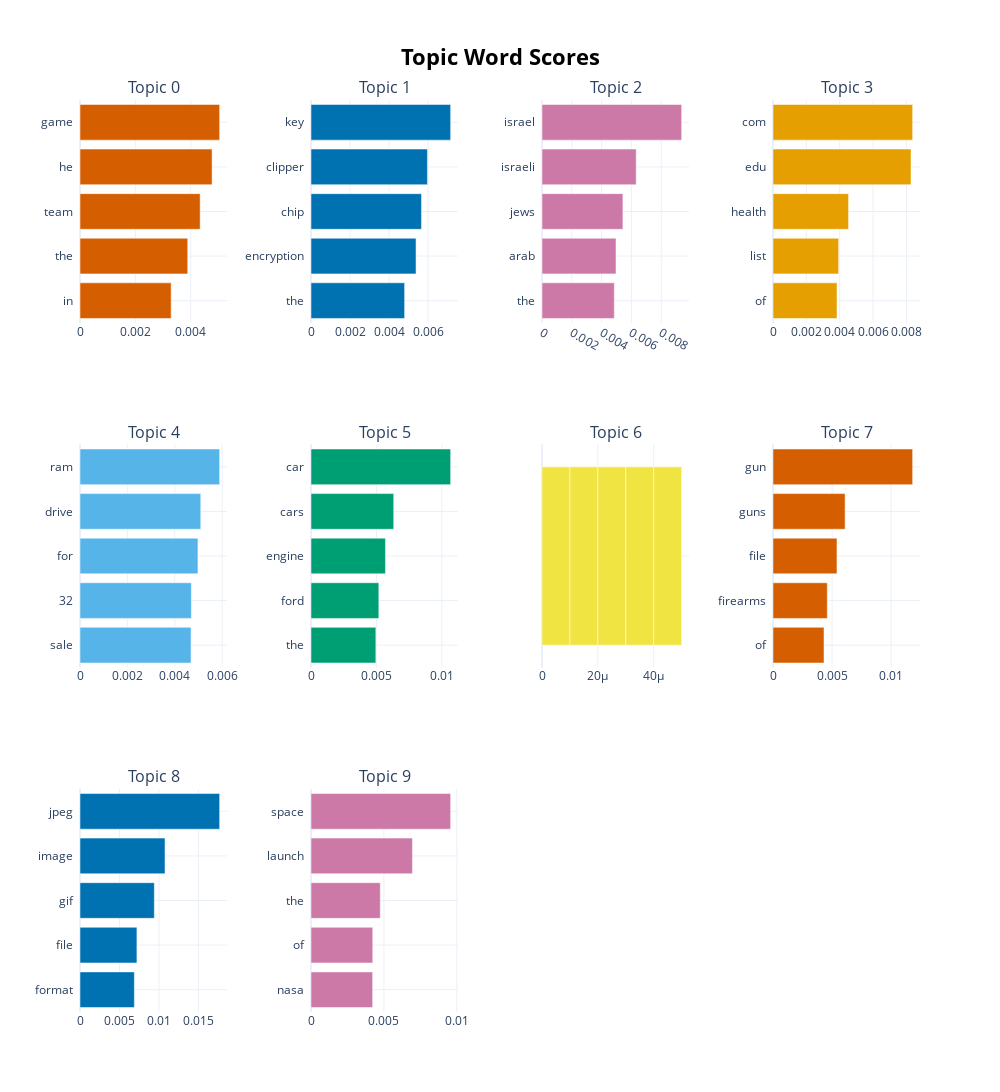

This figure's notebook cell:
### Code cell
model.visualize_barchart(top_n_topics=10, height=700)

### Figure 1 — Plotly figure (JSON) as saved in the notebook; plotly's stock layout.template omitted (floating-point values rounded to 4 significant figures)
{"data": [{"marker": {"color": "#D55E00"}, "orientation": "h", "type": "bar", "x": [0.003291, 0.00389, 0.004339, 0.00477, 0.005043], "xaxis": "x", "y": ["in  ", "the  ", "team  ", "he  ", "game  "], "yaxis": "y"}, {"marker": {"color": "#0072B2"}, "orientation": "h", "type": "bar", "x": [0.004798, 0.005384, 0.005662, 0.005967, 0.007157], "xaxis": "x2", "y": ["the  ", "encryption  ", "chip  ", "clipper  ", "key  "], "yaxis": "y2"}, {"marker": {"color": "#CC79A7"}, "orientation": "h", "type": "bar", "x": [0.004852, 0.004968, 0.005431, 0.006322, 0.009374], "xaxis": "x3", "y": ["the  ", "arab  ", "jews  ", "israeli  ", "israel  "], "yaxis": "y3"}, {"marker": {"color": "#E69F00"}, "orientation": "h", "type": "bar", "x": [0.003837, 0.003934, 0.004529, 0.008273, 0.008371], "xaxis": "x4", "y": ["of  ", "list  ", "health  ", "edu  ", "com  "], "yaxis": "y4"}, {"marker": {"color": "#56B4E9"}, "orientation": "h", "type": "bar", "x": [0.004686, 0.0047, 0.004978, 0.005096, 0.005894], "xaxis": "x5", "y": ["sale  ", "32  ", "for  ", "drive  ", "ram  "], "yaxis": "y5"}, {"marker": {"color": "#009E73"}, "orientation": "h", "type": "bar", "x": [0.004956, 0.005183, 0.00569, 0.006321, 0.01067], "xaxis": "x6", "y": ["the  ", "ford  ", "engine  ", "cars  ", "car  "], "yaxis": "y6"}, {"marker": {"color": "#F0E442"}, "orientation": "h", "type": "bar", "x": [1e-05, 1e-05, 1e-05, 1e-05, 1e-05], "xaxis": "x7", "y": ["  ", "  ", "  ", "  ", "  "], "yaxis": "y7"}, {"marker": {"color": "#D55E00"}, "orientation": "h", "type": "bar", "x": [0.004316, 0.004596, 0.005415, 0.006103, 0.01182], "xaxis": "x8", "y": ["of  ", "firearms  ", "file  ", "guns  ", "gun  "], "yaxis": "y8"}, {"marker": {"color": "#0072B2"}, "orientation": "h", "type": "bar", "x": [0.006887, 0.00721, 0.009417, 0.01077, 0.01769], "xaxis": "x9", "y": ["format  ", "file  ", "gif  ", "image  ", "jpeg  "], "yaxis": "y9"}, {"marker": {"color": "#CC79A7"}, "orientation": "h", "type": "bar", "x": [0.004227, 0.004236, 0.004751, 0.006957, 0.009576], "xaxis": "x10", "y": ["nasa  ", "of  ", "the  ", "launch  ", "space  "], "yaxis": "y10"}], "layout": {"annotations": [{"font": {"size": 16}, "showarrow": false, "text": "Topic 0", "x": 0.0875, "xanchor": "center", "xref": "paper", "y": 1, "yanchor": "bottom", "yref": "paper"}, {"font": {"size": 16}, "showarrow": false, "text": "Topic 1", "x": 0.3625, "xanchor": "center", "xref": "paper", "y": 1, "yanchor": "bottom", "yref": "paper"}, {"font": {"size": 16}, "showarrow": false, "text": "Topic 2", "x": 0.6375, "xanchor": "center", "xref": "paper", "y": 1, "yanchor": "bottom", "yref": "paper"}, {"font": {"size": 16}, "showarrow": false, "text": "Topic 3", "x": 0.9125, "xanchor": "center", "xref": "paper", "y": 1, "yanchor": "bottom", "yref": "paper"}, {"font": {"size": 16}, "showarrow": false, "text": "Topic 4", "x": 0.0875, "xanchor": "center", "xref": "paper", "y": 0.6222, "yanchor": "bottom", "yref": "paper"}, {"font": {"size": 16}, "showarrow": false, "text": "Topic 5", "x": 0.3625, "xanchor": "center", "xref": "paper", "y": 0.6222, "yanchor": "bottom", "yref": "paper"}, {"font": {"size": 16}, "showarrow": false, "text": "Topic 6", "x": 0.6375, "xanchor": "center", "xref": "paper", "y": 0.6222, "yanchor": "bottom", "yref": "paper"}, {"font": {"size": 16}, "showarrow": false, "text": "Topic 7", "x": 0.9125, "xanchor": "center", "xref": "paper", "y": 0.6222, "yanchor": "bottom", "yref": "paper"}, {"font": {"size": 16}, "showarrow": false, "text": "Topic 8", "x": 0.0875, "xanchor": "center", "xref": "paper", "y": 0.2444, "yanchor": "bottom", "yref": "paper"}, {"font": {"size": 16}, "showarrow": false, "text": "Topic 9", "x": 0.3625, "xanchor": "center", "xref": "paper", "y": 0.2444, "yanchor": "bottom", "yref": "paper"}], "height": 2100, "hoverlabel": {"bgcolor": "white", "font": {"family": "Rockwell", "size": 16}}, "showlegend": false, "title": {"font": {"color": "Black", "size": 22}, "text": "<b>Topic Word Scores", "x": 0.5, "xanchor": "center", "yanchor": "top"}, "width": 1000, "xaxis": {"anchor": "y", "domain": [0, 0.175], "showgrid": true}, "xaxis10": {"anchor": "y10", "domain": [0.275, 0.45], "showgrid": true}, "xaxis11": {"anchor": "y11", "domain": [0.55, 0.725], "showgrid": true}, "xaxis12": {"anchor": "y12", "domain": [0.825, 1], "showgrid": true}, "xaxis2": {"anchor": "y2", "domain": [0.275, 0.45], "showgrid": true}, "xaxis3": {"anchor": "y3", "domain": [0.55, 0.725], "showgrid": true}, "xaxis4": {"anchor": "y4", "domain": [0.825, 1], "showgrid": true}, "xaxis5": {"anchor": "y5", "domain": [0, 0.175], "showgrid": true}, "xaxis6": {"anchor": "y6", "domain": [0.275, 0.45], "showgrid": true}, "xaxis7": {"anchor": "y7", "domain": [0.55, 0.725], "showgrid": true}, "xaxis8": {"anchor": "y8", "domain": [0.825, 1], "showgrid": true}, "xaxis9": {"anchor": "y9", "domain": [0, 0.175], "showgrid": true}, "yaxis": {"anchor": "x", "domain": [0.7556, 1], "showgrid": true}, "yaxis10": {"anchor": "x10", "domain": [0, 0.2444], "showgrid": true}, "yaxis11": {"anchor": "x11", "domain": [0, 0.2444], "showgrid": true}, "yaxis12": {"anchor": "x12", "domain": [0, 0.2444], "showgrid": true}, "yaxis2": {"anchor": "x2", "domain": [0.7556, 1], "showgrid": true}, "yaxis3": {"anchor": "x3", "domain": [0.7556, 1], "showgrid": true}, "yaxis4": {"anchor": "x4", "domain": [0.7556, 1], "showgrid": true}, "yaxis5": {"anchor": "x5", "domain": [0.3778, 0.6222], "showgrid": true}, "yaxis6": {"anchor": "x6", "domain": [0.3778, 0.6222], "showgrid": true}, "yaxis7": {"anchor": "x7", "domain": [0.3778, 0.6222], "showgrid": true}, "yaxis8": {"anchor": "x8", "domain": [0.3778, 0.6222], "showgrid": true}, "yaxis9": {"anchor": "x9", "domain": [0, 0.2444], "showgrid": true}}}
